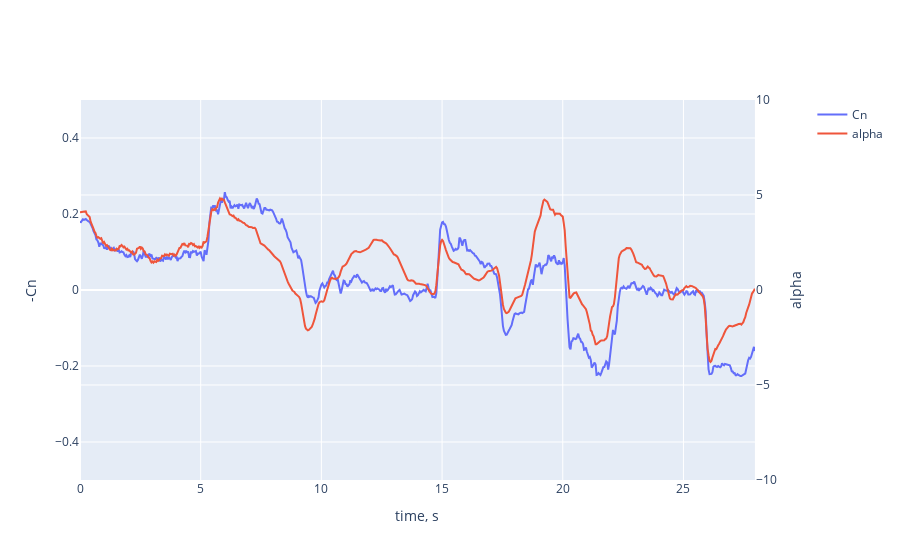

This figure's notebook cell:
### Code cell
man = p23.manoeuvres[0]

subsec = man.get_data(aligned).data

from plotly.subplots import make_subplots

fig = make_subplots(specs=[[{"secondary_y": True}]])
fig.add_trace(
    go.Line(
        x=subsec.index, 
        y=-4.5 * subsec.baz / (subsec.q * 0.8), 
        name="Cn"
    ), 
    secondary_y=False
)
fig.add_trace(
    go.Line(
        x=subsec.index, 
        y=np.degrees(subsec.alpha), 
        name="alpha"
    ), 
    secondary_y=True
)
fig.update_layout(
    xaxis=dict(title="time, s"),
    yaxis=dict(range=(-0.5, 0.5), title="-Cn"), 
    yaxis2=dict(range=(-10, 10), title="alpha")
)

fig.show()

### Figure 1 — Plotly figure (JSON) as saved in the notebook; plotly's stock layout.template omitted (floating-point values rounded to 4 significant figures; data arrays with more than 128 entries replaced by an {"elided": "..."} marker saying what was removed)
{"data": [{"name": "Cn", "type": "scatter", "x": {"elided": "700 float values"}, "xaxis": "x", "y": {"elided": "700 float values"}, "yaxis": "y"}, {"name": "alpha", "type": "scatter", "x": {"elided": "700 float values"}, "xaxis": "x", "y": {"elided": "700 float values"}, "yaxis": "y2"}], "layout": {"xaxis": {"anchor": "y", "domain": [0, 0.94], "title": {"text": "time, s"}}, "yaxis": {"anchor": "x", "domain": [0, 1], "range": [-0.5, 0.5], "title": {"text": "-Cn"}}, "yaxis2": {"anchor": "x", "overlaying": "y", "range": [-10, 10], "side": "right", "title": {"text": "alpha"}}}}
